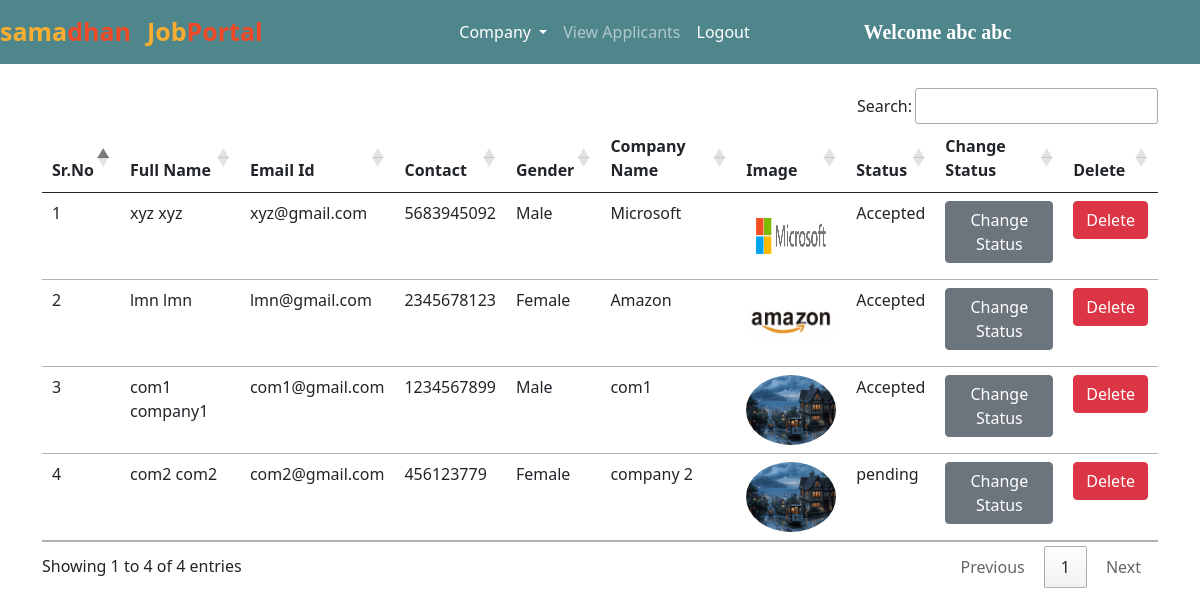
The app's page /all_companies/ (signed in) with its own data.
### jobs/models.py (models this page shows, shortened)
class Company(models.Model):
    user = models.ForeignKey(User, on_delete=models.CASCADE)
    phone = models.CharField(max_length=10)
    image = models.ImageField(upload_to="")
    gender = models.CharField(max_length=10)
    type = models.CharField(max_length=15)
    status = models.CharField(max_length=20)
    company_name = models.CharField(max_length=100)

### jobs/views.py (the view)
# urls.py: path("all_companies/", views.all_companies, name="all_companies"),
def all_companies(request):
    if not request.user.is_authenticated:
        return redirect("/admin_login")
    companies = Company.objects.all()
    return render(request, "all_companies.html", {'companies':companies})

### jobs/templates/all_companies.html (shortened to what this page needs)
{% extends 'admin_navbar.html' %}
{% block body %}
<div class="container mt-4">
<table class="table table-hover" id="example">
    <thead>
        <tr>
            <th>Sr.No</th>
            <th>Full Name</th>
            <th>Email Id</th>
            <th>Contact</th>
            <th>Gender</th>
            <th>Company Name</th>
            <th>Image</th>
            <th>Status</th>
            <th>Change Status</th>
            <th>Delete</th>
        </tr>
    </thead>
    <tbody>
        {% for company in companies %}
        <tr>
            <td>{{forloop.counter}}</td>
            <td>{{company.user.get_full_name}}</td>
            <td>{{company.user.email}}</td>
            <td>{{company.phone}}</td>
            <td>{{company.gender}}</td>
            <td>{{company.company_name}}</td>
            <td><img src="{{company.image.url}}" class="rounded-circle" width="90px" height="70px"></td>
            <td>{{company.status}}</td>
            <td><a href="/change_status/{{company.id}}/" class="btn btn-secondary">Change Status</a></td>
            <td><a href="/delete_company/{{company.user.id}}/" class="btn btn-danger" onclick="return confirm('Are you sure you want to delete this company?')">Delete</a></td>
        </tr>
        {% endfor %}
    </tbody>
</table>
</div>
{% endblock %}

### jobs/templates/admin_navbar.html (shortened to what this page needs)
<!doctype html>
<html lang="en">
<head>
  <link href="https://cdn.jsdelivr.net/npm/bootstrap@5.0.2/dist/css/bootstrap.min.css" rel="stylesheet"
>
  <link rel="stylesheet" href="https://cdn.datatables.net/1.10.25/css/jquery.dataTables.min.css">
  <link rel="stylesheet" href="https://cdn.datatables.net/buttons/1.7.1/css/buttons.dataTables.min.css">
</head>
<body>
  <nav class="navbar navbar-expand-lg navbar-dark">
      <a class="navbar-brand" href="/"><span class="head1">sama</span><span class="head2">dhan</span></a>
      <a class="navbar-brand" href="#"><span class="head1">Job</span><span class="head2">Portal</span></a>
      <div class="container w-50">
      <div class="collapse navbar-collapse" id="navbarSupportedContent">
        <ul class="navbar-nav me-auto mb-2 mb-lg-0">
          <div class="collapse navbar-collapse" id="navbarNavDarkDropdown">
            <ul class="navbar-nav">
              <li class="nav-item dropdown">
                <a class="nav-link active dropdown-toggle" href="#" id="navbarDarkDropdownMenuLink" role="button" data-bs-toggle="dropdown" aria-expanded="false">
                  Company
                </a>
              </li>
            </ul>
          </div>
          <li class="nav-item">
            <a class="nav-link {% block view_applicants %} {% endblock %}" href="/view_applicants/">View Applicants</a>
          </li>
          <li class="nav-item">
            <a class="nav-link active" href="/logout/">Logout</a>
          </li>
        </ul>
        <a class="navbar-brand" style="font-weight: bold; font-family: 'Times New Roman', Times, serif;" href="#">Welcome {{request.user.get_full_name}}</a>
      </div>
      </div>
  </nav>
  {% block body %}
  {% endblock %}
</body>
</html>

### jobs/templates/admin_navbar.html (style rules this page uses)
.navbar { background-color: #4f868c; }
.head1 { color: #FBAD30; font-size: 25px; font-weight: bold; height: 50px; }
.head2 { color: #EF4926; font-size: 25px; font-weight: bold; }

### records on screen
Company: user.get_full_name "xyz xyz", user.email "xyz@gmail.com", phone "5683945092", gender "Male", company_name "Microsoft", image (picture), status "Accepted"
Company: user.get_full_name "lmn lmn", user.email "lmn@gmail.com", phone "2345678123", gender "Female", company_name "Amazon", image (picture), status "Accepted"
Company: user.get_full_name "com1 company1", user.email "com1@gmail.com", phone "1234567899", gender "Male", company_name "com1", image (picture), status "Accepted"
Company: user.get_full_name "com2 com2", user.email "com2@gmail.com", phone "456123779", gender "Female", company_name "company 2", image (picture), status "pending"

### other values on screen
{{ request.user.get_full_name }} "abc abc"
